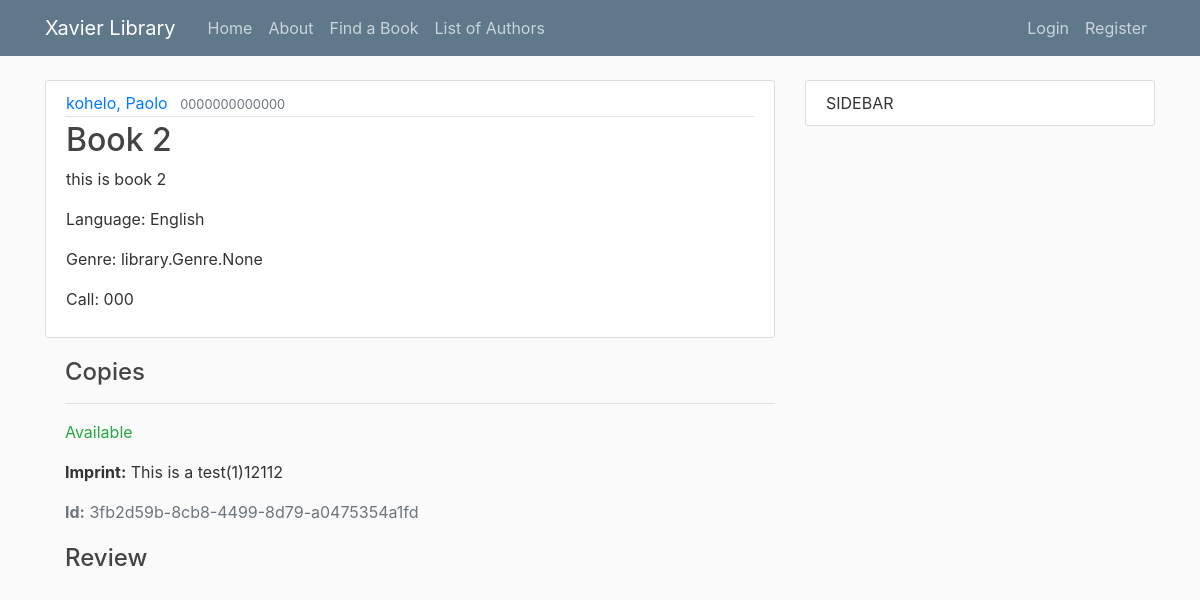
The app's page /book/2/, older data.
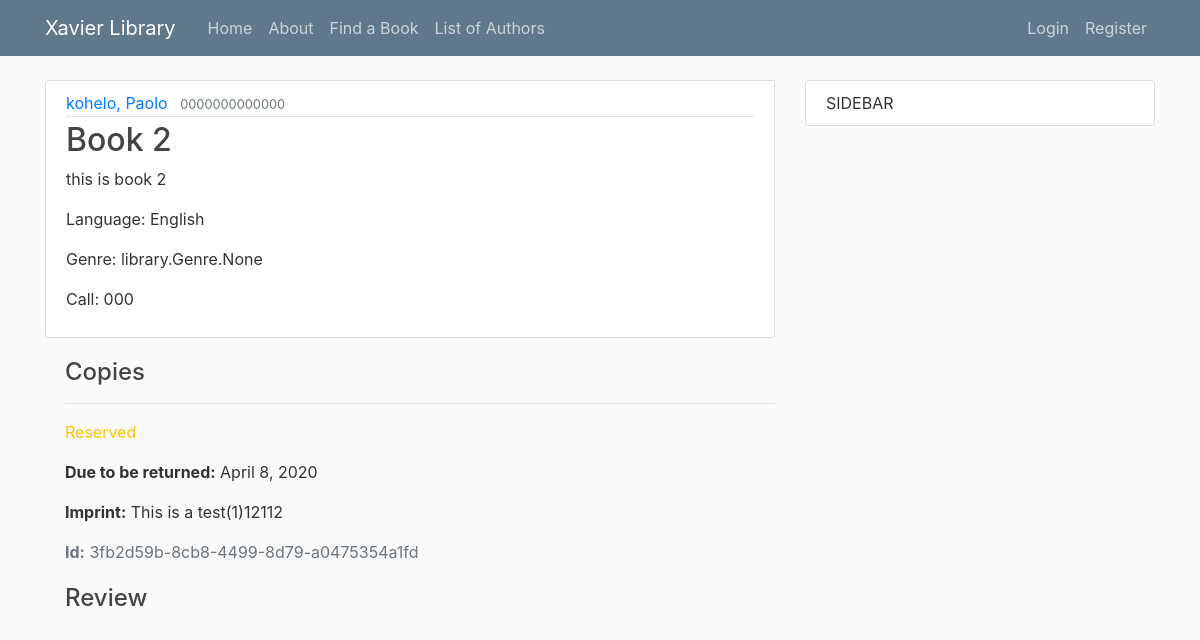
The same page, newer data.
### library/models.py (models this page shows, shortened)
class Book(models.Model):
    title = models.CharField(max_length=200)
    author = models.ForeignKey('Author', on_delete=models.SET_NULL, null=True)
    summary = models.TextField(max_length=1000, help_text="Enter a brief description of the book")
    isbn = models.CharField('ISBN', max_length=13,
                            help_text='13 Character <a href="https://www.isbn-international.org/content/what-isbn'
                                      '">ISBN number</a>')
    genre = models.ManyToManyField(Genre, help_text="Select a genre for this book")
    language = models.ForeignKey('Language', on_delete=models.SET_NULL, null=True)
    call = models.CharField('Call Number', max_length=3, help_text="Enter a 3 digit call number", null=True)
    def display_genre(self):
        """Creates a string for the Genre. This is required to display genre in Admin."""
        return ', '.join([genre.name for genre in self.genre.all()[:3]])
    display_genre.short_description = 'Genre'

class Author(models.Model):
    first_name = models.CharField(max_length=100)
    last_name = models.CharField(max_length=100)
    date_of_birth = models.DateField(null=True, blank=True)
    date_of_death = models.DateField('died', null=True, blank=True)
    class Meta:
        ordering = ['last_name', 'first_name']
    def __str__(self):
        return '{0}, {1}'.format(self.last_name, self.first_name)

class Language(models.Model):
    name = models.CharField(max_length=200,
                            help_text="Enter the book's natural language (e.g. English, French, Japanese etc.)")
    def __str__(self):
        return self.name

class BookInstance(models.Model):
    id = models.UUIDField(primary_key=True, default=uuid.uuid4,
                          help_text="Unique ID for this particular book across whole library")
    book = models.ForeignKey('Book', on_delete=models.SET_NULL, null=True)
    imprint = models.CharField(max_length=200)
    due_back = models.DateField(null=True, blank=True, help_text="YYYY-MM-DD")
    borrower = models.ForeignKey(User, on_delete=models.SET_NULL, null=True, blank=True)
    LOAN_STATUS = (
        ('a', 'Available'),
        ('r', 'Reserved'),
    )
    """('d', 'Maintenance'),"""
    """('o', 'On loan'),"""
    status = models.CharField(
        max_length=1,
        choices=LOAN_STATUS,
        blank=True,
        default='a',
        help_text='Book availability')
    class Meta:
        ordering = ['due_back']
        permissions = (("can_mark_returned", "Set book as returned"),)

### library/views.py (the view)
# urls.py: path('book/<int:pk>/',BookDetailView.as_view(), name='book-detail'),#path('book/<book>',views.book, name='library-book'),
class BookDetailView(DetailView):
	model = Book

### library/templates/library/book_detail.html (shortened to what this page needs)
{% extends "library/base.html" %}
{% block content%}
			<article class="media content-section">
			  <div class="media-body">
			    <div class="article-metadata">
			      <a class="mr-2" href="#">{{ object.author }}</a>
			      <small class="text-muted">{{ object.isbn }}</small>
			    </div>
			    <h2 class="article-title">{{ object.title }}</h2>
			    <p class="article-content">{{ object.summary }}</p>
			    <p class="article-content">Language: {{ object.language }}</p>
			    <p class="article-content">Genre: {{ object.genre }}</p>
			    <p class="article-content">Call: {{ object.call }}</p>
			  </div>
			 </article>
			  <div style="margin-left:20px;margin-top:20px">
			    <h4>Copies</h4>
			    {% for copy in object.bookinstance_set.all %}
			      <hr>
			      <p class="{% if copy.status == 'a' %}text-success{% elif copy.status == 'm' %}text-danger{% else %}text-warning{% endif %}">
			        {{ copy.get_status_display }}
			      </p>
			      {% if copy.status != 'a' %}
			        <p><strong>Due to be returned:</strong> {{ copy.due_back }}</p>
			      {% endif %}
			      <p><strong>Imprint:</strong> {{ copy.imprint }}</p>
			      <p class="text-muted"><strong>Id:</strong> {{ copy.id }}</p>
			    {% endfor %}
			  </div>
			<div style="margin-left:20px;margin-top:20px">
			    <h4>Review</h4>
			  </div>
{% endblock content %}

### library/templates/library/base.html (shortened to what this page needs)
{% load static %}
<!DOCTYPE html>
<html>
<head>
    <link rel="stylesheet" href="https://stackpath.bootstrapcdn.com/bootstrap/4.4.1/css/bootstrap.min.css">
    <link rel="stylesheet" type="text/css" href="{% static 'library/main.css' %}">
</head>
<body>
	<header class="site-header">
	  <nav class="navbar navbar-expand-md navbar-dark bg-steel fixed-top">
	    <div class="container">
	      <a class="navbar-brand mr-4" href="{% url 'library-home'%}">Xavier Library</a>
	      <div class="collapse navbar-collapse" id="navbarToggle">
	        <div class="navbar-nav mr-auto">
	          <a class="nav-item nav-link" href="{% url 'library-home'%}">Home</a>
	          <a class="nav-item nav-link" href="{% url 'library-about'%}">About</a>
	          {% if not user.is_authenticated or user.profile.Role.browse_search %}
	          <a class="nav-item nav-link" href="{% url 'library-search'%}">Find a Book</a>
	          <a class="nav-item nav-link" href="{% url 'author-list'%}">List of Authors</a>
	          {% endif %}
	        </div>
	        <div class="navbar-nav">
	        	{% if user.is_authenticated %}
	        		<a class="nav-item nav-link" href="{% url 'profile' %}">Profile</a>
	        		<a class="nav-item nav-link" href="{% url 'logout' %}">Logout</a>
	        	{% else %}
	          		<a class="nav-item nav-link" href="{% url 'login' %}">Login</a>
	          		<a class="nav-item nav-link" href="{% url 'register' %}">Register</a>
	          	{% endif %}
	        </div>
	      </div>
	    </div>
	  </nav>
	</header>
	<main role="main" class="container">
	  <div class="row">
	    <div class="col-md-8">
	      {% block content %}{% endblock %}
	    </div>
	    <div class="col-md-4">
	      <div class="content-section">
			  SIDEBAR
	      </div>
	    </div>
	  </div>
	</main>
</body>
</html>

### library/static/library/main.css (style rules this page uses)
body { background: #fafafa; color: #333333; margin-top: 5rem; }
h1, h2, h3, h4, h5, h6 { color: #444444; }
.bg-steel { background-color: #5f788a; }
.site-header .navbar-nav .nav-link { color: #cbd5db; }
.content-section { background: #ffffff; padding: 10px 20px; border: 1px solid #dddddd; border-radius: 3px; margin-bottom: 20px; }
.article-title { color: #444444; }
.article-content { white-space: pre-line; }
.article-metadata { padding-bottom: 1px; margin-bottom: 4px; border-bottom: 1px solid #e3e3e3 }

Row changes from the older to the newer data that the page shows:
changed BookInstance "This is a test(1)12112": status "Available" → "Reserved"; due_back (not shown) → "April 8, 2020"
